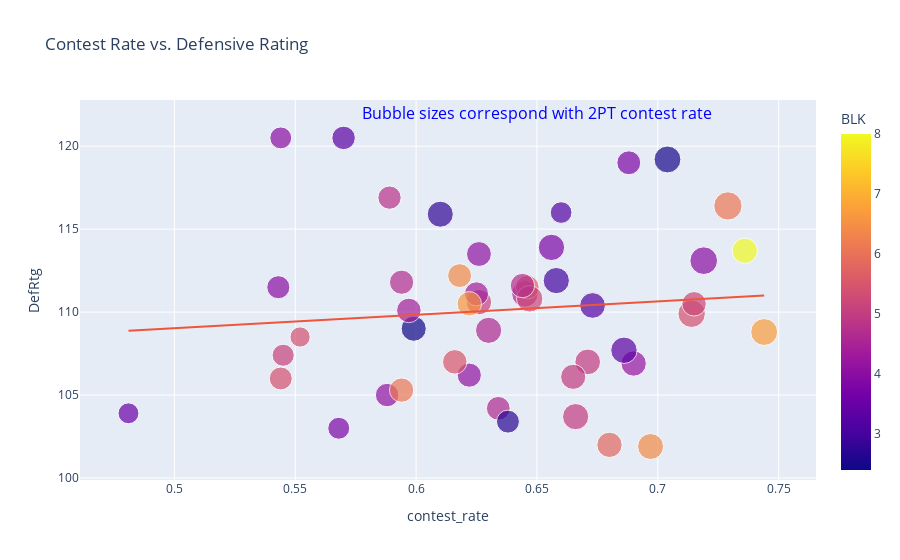

Notebook cell for this chart:
### Code cell
fig = px.scatter(opp_added, x='contest_rate', y='DefRtg', title='Contest Rate vs. Defensive Rating',
                color='BLK', size='contested_2pt_rate',
                 trendline='ols', hover_data=['TEAM'])
fig.add_annotation(
            x=0.65,
            y=122,
            xref='x',
            yref='y',
            text='Bubble sizes correspond with 2PT contest rate',
            showarrow=False,
            font=dict(
            size=16,
            color='blue'
            )
)
fig.show()

results = px.get_trendline_results(fig)
results.px_fit_results.iloc[0].summary()

### Figure 1 — Plotly figure (JSON) as saved in the notebook; plotly's stock layout.template omitted (floating-point values rounded to 4 significant figures)
{"data": [{"customdata": [["2019 Boston Celtics"], ["2019 Brooklyn Nets"], ["2019 Denver Nuggets"], ["2019 Detroit Pistons"], ["2019 Golden State Warriors"], ["2019 Houston Rockets"], ["2019 Indiana Pacers"], ["2019 LA Clippers"], ["2019 Milwaukee Bucks"], ["2019 Oklahoma City Thunder"], ["2019 Orlando Magic"], ["2019 Philadelphia 76ers"], ["2019 Portland Trail Blazers"], ["2019 San Antonio Spurs"], ["2019 Toronto Raptors"], ["2019 Utah Jazz"], ["2018 Boston Celtics"], ["2018 Cleveland Cavaliers"], ["2018 Golden State Warriors"], ["2018 Houston Rockets"], ["2018 Indiana Pacers"], ["2018 Miami Heat"], ["2018 Milwaukee Bucks"], ["2018 Minnesota Timberwolves"], ["2018 New Orleans Pelicans"], ["2018 Oklahoma City Thunder"], ["2018 Philadelphia 76ers"], ["2018 Portland Trail Blazers"], ["2018 San Antonio Spurs"], ["2018 Toronto Raptors"], ["2018 Utah Jazz"], ["2018 Washington Wizards"], ["2017 Atlanta Hawks"], ["2017 Boston Celtics"], ["2017 Chicago Bulls"], ["2017 Cleveland Cavaliers"], ["2017 Golden State Warriors"], ["2017 Houston Rockets"], ["2017 Indiana Pacers"], ["2017 LA Clippers"], ["2017 Memphis Grizzlies"], ["2017 Milwaukee Bucks"], ["2017 Oklahoma City Thunder"], ["2017 Portland Trail Blazers"], ["2017 San Antonio Spurs"], ["2017 Toronto Raptors"], ["2017 Utah Jazz"], ["2017 Washington Wizards"]], "hovertemplate": "contest_rate=%{x}<br>DefRtg=%{y}<br>contested_2pt_rate=%{marker.size}<br>TEAM=%{customdata[0]}<br>BLK=%{marker.color}<extra></extra>", "legendgroup": "", "marker": {"color": [3.8, 2.8, 4.6, 4, 5.7, 5.1, 3.5, 3.3, 6.4, 5.4, 4, 5.4, 5.1, 4, 4.6, 5.4, 4.1, 4.4, 5.8, 5.5, 2.7, 6.4, 6.7, 3.2, 5, 4.2, 4.1, 3.8, 3, 6.1, 5, 5.2, 3.3, 4.1, 5.2, 4.7, 6.1, 4.6, 3.8, 2.4, 2.5, 5, 8, 4.8, 4.7, 4.4, 3.2, 6.6], "coloraxis": "coloraxis", "size": [0.311, 0.438, 0.453, 0.31, 0.363, 0.316, 0.282, 0.356, 0.435, 0.486, 0.345, 0.34, 0.416, 0.495, 0.365, 0.266, 0.378, 0.374, 0.414, 0.389, 0.34, 0.37, 0.468, 0.303, 0.427, 0.414, 0.356, 0.449, 0.444, 0.517, 0.41, 0.451, 0.451, 0.401, 0.388, 0.38, 0.383, 0.443, 0.369, 0.408, 0.466, 0.443, 0.415, 0.351, 0.385, 0.389, 0.427, 0.388], "sizemode": "area", "sizeref": 0.001293, "symbol": "circle"}, "mode": "markers", "name": "", "orientation": "v", "showlegend": false, "type": "scatter", "x": [0.568, 0.61, 0.645, 0.544, 0.646, 0.545, 0.481, 0.57, 0.697, 0.714, 0.543, 0.544, 0.626, 0.719, 0.634, 0.552, 0.622, 0.625, 0.68, 0.616, 0.638, 0.618, 0.744, 0.66, 0.671, 0.69, 0.588, 0.656, 0.658, 0.729, 0.665, 0.647, 0.686, 0.626, 0.715, 0.594, 0.594, 0.63, 0.688, 0.599, 0.704, 0.666, 0.736, 0.589, 0.644, 0.597, 0.673, 0.622], "xaxis": "x", "y": [103, 115.9, 111.1, 120.5, 111.5, 107.4, 103.9, 120.5, 101.9, 109.9, 111.5, 106, 110.6, 113.1, 104.2, 108.5, 106.2, 111.1, 102, 107, 103.4, 112.2, 108.8, 116, 107, 106.9, 105, 113.9, 111.9, 116.4, 106.1, 110.8, 107.7, 113.5, 110.5, 111.8, 105.3, 108.9, 119, 109, 119.2, 103.7, 113.7, 116.9, 111.6, 110.1, 110.4, 110.5], "yaxis": "y"}, {"hovertemplate": "<b>OLS trendline</b><br>DefRtg = 8.06704 * contest_rate + 104.998<br>R<sup>2</sup>=0.009623<br><br>contest_rate=%{x}<br>DefRtg=%{y} <b>(trend)</b><extra></extra>", "legendgroup": "", "marker": {"symbol": "circle"}, "mode": "lines", "name": "", "showlegend": false, "type": "scatter", "x": [0.481, 0.543, 0.544, 0.544, 0.545, 0.552, 0.568, 0.57, 0.588, 0.589, 0.594, 0.594, 0.597, 0.599, 0.61, 0.616, 0.618, 0.622, 0.622, 0.625, 0.626, 0.626, 0.63, 0.634, 0.638, 0.644, 0.645, 0.646, 0.647, 0.656, 0.658, 0.66, 0.665, 0.666, 0.671, 0.673, 0.68, 0.686, 0.688, 0.69, 0.697, 0.704, 0.714, 0.715, 0.719, 0.729, 0.736, 0.744], "xaxis": "x", "y": [108.9, 109.4, 109.4, 109.4, 109.4, 109.5, 109.6, 109.6, 109.7, 109.7, 109.8, 109.8, 109.8, 109.8, 109.9, 110.0, 110.0, 110.0, 110.0, 110.0, 110.0, 110.0, 110.1, 110.1, 110.1, 110.2, 110.2, 110.2, 110.2, 110.3, 110.3, 110.3, 110.4, 110.4, 110.4, 110.4, 110.5, 110.5, 110.5, 110.6, 110.6, 110.7, 110.8, 110.8, 110.8, 110.9, 110.9, 111.0], "yaxis": "y"}], "layout": {"annotations": [{"font": {"color": "blue", "size": 16}, "showarrow": false, "text": "Bubble sizes correspond with 2PT contest rate", "x": 0.65, "xref": "x", "y": 122, "yref": "y"}], "coloraxis": {"colorbar": {"title": {"text": "BLK"}}, "colorscale": [[0, "#0d0887"], [0.1111, "#46039f"], [0.2222, "#7201a8"], [0.3333, "#9c179e"], [0.4444, "#bd3786"], [0.5556, "#d8576b"], [0.6667, "#ed7953"], [0.7778, "#fb9f3a"], [0.8889, "#fdca26"], [1, "#f0f921"]]}, "legend": {"itemsizing": "constant", "tracegroupgap": 0}, "title": {"text": "Contest Rate vs. Defensive Rating"}, "xaxis": {"anchor": "y", "domain": [0, 1], "title": {"text": "contest_rate"}}, "yaxis": {"anchor": "x", "domain": [0, 1], "title": {"text": "DefRtg"}}}}
